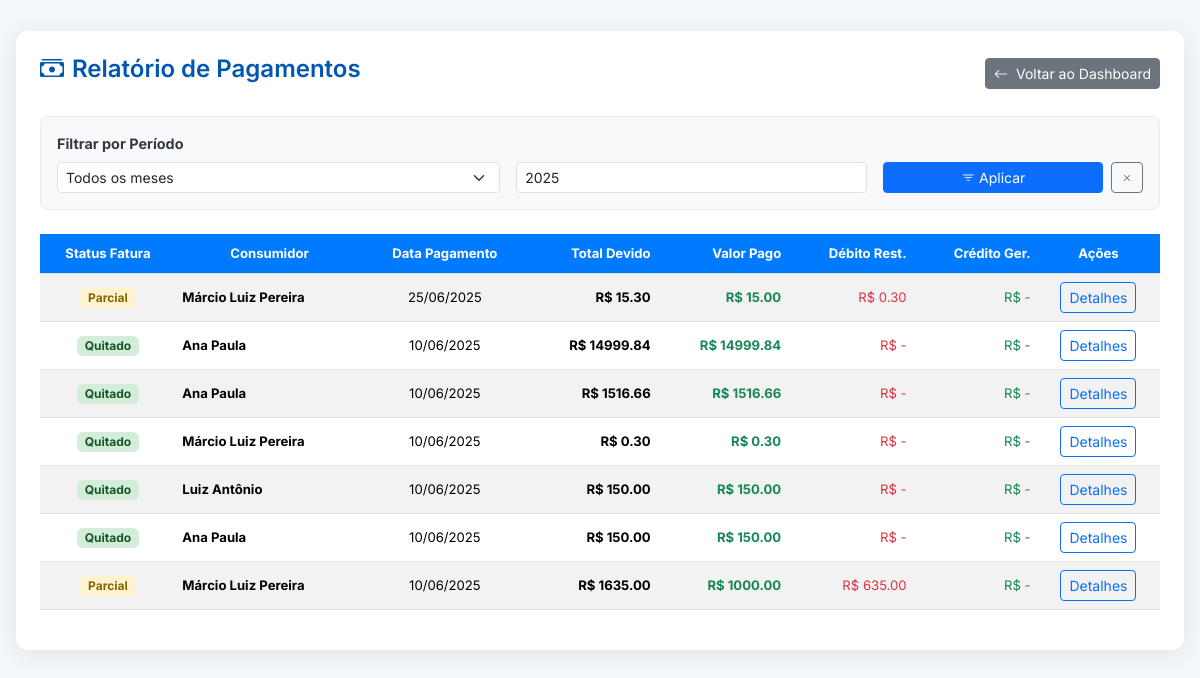
Page /listar-pagamentos (signed in) on the earlier database version.
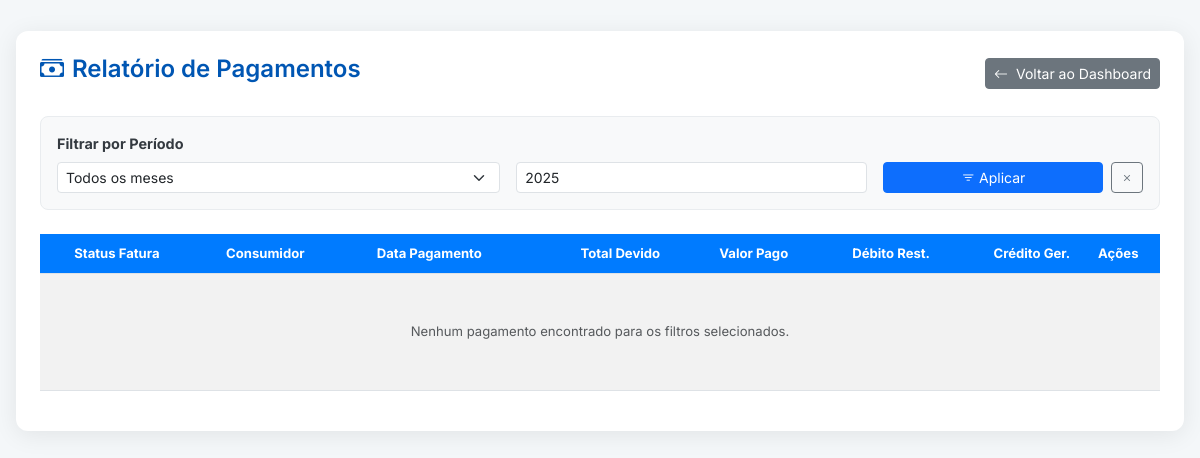
Same page on the later database version.
### tables this page shows
CREATE TABLE pagamentos (
    id INTEGER PRIMARY KEY AUTOINCREMENT,
    leitura_id INTEGER NOT NULL,
    consumidor_id INTEGER NOT NULL,
    data_pagamento DATE NOT NULL,
    forma_pagamento TEXT NOT NULL,
    valor_pago REAL NOT NULL,
    dias_atraso INTEGER,
    valor_multa REAL,
    valor_juros REAL,
    total_corrigido REAL,
    saldo_devedor REAL,
    saldo_credor REAL,
    FOREIGN KEY (leitura_id) REFERENCES leituras (id),
    FOREIGN KEY (consumidor_id) REFERENCES consumidores (id)
);

CREATE TABLE consumidores (
    id INTEGER PRIMARY KEY AUTOINCREMENT,
    nome TEXT NOT NULL,
    cpf TEXT UNIQUE,
    rg TEXT,
    endereco TEXT NOT NULL,
    telefone TEXT,
    hidrometro_num TEXT UNIQUE NOT NULL
);

### app.py (the view)
@app.route('/listar-pagamentos')
@login_required
def listar_pagamentos():
    try:
        db = get_db()
        page = request.args.get('page', 1, type=int)
        mes_filtro = request.args.get('mes', '')
        ano_filtro = request.args.get('ano', '')
        PER_PAGE = 20
        offset = (page - 1) * PER_PAGE
        base_query = "FROM pagamentos p JOIN consumidores c ON p.consumidor_id = c.id"
        conditions = []
        params = {}
        if mes_filtro:
            conditions.append("strftime('%m', p.data_pagamento) = :mes")
            params['mes'] = mes_filtro.zfill(2)
        if ano_filtro:
            conditions.append("strftime('%Y', p.data_pagamento) = :ano")
            params['ano'] = ano_filtro
        params['limit'] = PER_PAGE
        params['offset'] = offset
        where_clause = ""
        if conditions:
            where_clause = " WHERE " + " AND ".join(conditions)
        summary_query = f"SELECT COUNT(p.id), COALESCE(SUM(p.valor_pago), 0) {base_query} {where_clause}"
        params_summary = {k: v for k, v in params.items() if k not in ['limit', 'offset']}
        total_pagamentos_periodo, valor_arrecadado_periodo = db.execute(summary_query, params_summary).fetchone()
        data_query = f"SELECT p.*, c.nome {base_query} {where_clause} ORDER BY p.data_pagamento DESC, p.id DESC LIMIT :limit OFFSET :offset"
        pagamentos = db.execute(data_query, params).fetchall()
        total_items = total_pagamentos_periodo
        total_pages = math.ceil(total_items / PER_PAGE) if total_items > 0 else 1
        pagination = {
            "page": page, "total_pages": total_pages,
            "has_prev": page > 1, "has_next": page < total_pages
        }
        return render_template(
            'listar_pagamentos.html',
            pagamentos=pagamentos,
            pagination=pagination,
            mes_filtro=mes_filtro,
            ano_filtro=ano_filtro,
            ano_atual=datetime.now().year,
            total_pagamentos_periodo=total_pagamentos_periodo,
            valor_arrecadado_periodo=valor_arrecadado_periodo
        )
    except Exception as e:
        app.logger.error(f"Erro ao listar pagamentos: {e}", exc_info=True)
        flash("Ocorreu um erro ao carregar o relatório de pagamentos.", "danger")
        return redirect(url_for('dashboard'))

### app.py (called while the page is built)
def get_db():
    if 'db' not in g:
        g.db = sqlite3.connect(DATABASE)
        g.db.row_factory = sqlite3.Row
    return g.db

def login_required(f):
    @wraps(f)
    def decorated_function(*args, **kwargs):
        if 'usuario' not in session:
            flash('Você precisa estar logado para acessar esta página.', 'warning')
            return redirect(url_for('login'))
        return f(*args, **kwargs)
    return decorated_function

### templates/listar_pagamentos.html (shortened to what the changed rows need)
<!DOCTYPE html>
<html lang="pt-BR">
<head>
    <link href="https://cdn.jsdelivr.net/npm/bootstrap@5.3.3/dist/css/bootstrap.min.css" rel="stylesheet" />
    <link href="https://cdn.jsdelivr.net/npm/bootstrap-icons@1.11.3/font/bootstrap-icons.min.css" rel="stylesheet">
</head>
<body>
    <div class="container-fluid">
        <div class="main-card">
            <div class="table-responsive">
                <table class="table table-striped table-hover align-middle">
                    <thead>
                        <tr>
                            <th>Status Fatura</th>
                            <th>Consumidor</th>
                            <th>Data Pagamento</th>
                            <th class="text-numeric">Total Devido</th>
                            <th class="text-numeric">Valor Pago</th>
                            <th class="text-numeric">Débito Rest.</th>
                            <th class="text-numeric">Crédito Ger.</th>
                            <th>Ações</th>
                        </tr>
                    </thead>
                    <tbody>
                        {% for p in pagamentos %}
                        <tr>
                            <td>
                                {% if p.saldo_devedor > 0.01 %}
                                    <span class="badge status-parcial">Parcial</span>
                                {% else %}
                                    <span class="badge status-quitado">Quitado</span>
                                {% endif %}
                            </td>
                            <td class="text-start fw-bold">{{ p.nome }}</td>
                            <td>
                                {% set date_parts = p.data_pagamento.split('-') %}
                                {{ date_parts[2] }}/{{ date_parts[1] }}/{{ date_parts[0] }}
                            </td>
                            <td class="text-numeric fw-bold">R$ {{ "%.2f"|format(p.total_corrigido|float) }}</td>
                            <td class="text-numeric fw-bold text-success">R$ {{ "%.2f"|format(p.valor_pago|float) }}</td>
                            <td class="text-numeric text-danger">R$ {{ "%.2f"|format(p.saldo_devedor|float) if p.saldo_devedor > 0 else '-' }}</td>
                            <td class="text-numeric text-success">R$ {{ "%.2f"|format(p.saldo_credor|float) if p.saldo_credor > 0 else '-' }}</td>
                            <td>
                                <a href="{{ url_for('gerar_comprovante_pdf', leitura_id=p.leitura_id) }}" class="btn btn-sm btn-outline-primary">Detalhes</a>
                            </td>
                        </tr>
                        {% else %}
                        <tr>
                           <td colspan="8" class="text-center p-5 text-muted">
                               Nenhum pagamento encontrado para os filtros selecionados.
                           </td>
                        </tr>
                        {% endfor %}
                    </tbody>
                </table>
            </div>
        </div>
    </div>
</body>
</html>

Differences in the rows shown:
removed pagamentos: shows "Parcial", nome "Márcio Luiz Pereira", date_parts "25", date_parts "06", date_parts "2025", total_corrigido "15.30", valor_pago "15.00", saldo_devedor "0.30", saldo_credor "-"
removed pagamentos: shows "Quitado", nome "Ana Paula", date_parts "10", date_parts "06", date_parts "2025", total_corrigido "14999.84", valor_pago "14999.84", saldo_devedor "-", saldo_credor "-"
removed pagamentos: shows "Quitado", nome "Ana Paula", date_parts "10", date_parts "06", date_parts "2025", total_corrigido "1516.66", valor_pago "1516.66", saldo_devedor "-", saldo_credor "-"
removed pagamentos: shows "Quitado", nome "Márcio Luiz Pereira", date_parts "10", date_parts "06", date_parts "2025", total_corrigido "0.30", valor_pago "0.30", saldo_devedor "-", saldo_credor "-"
removed pagamentos: shows "Quitado", nome "Luiz Antônio", date_parts "10", date_parts "06", date_parts "2025", total_corrigido "150.00", valor_pago "150.00", saldo_devedor "-", saldo_credor "-"
removed pagamentos: shows "Quitado", nome "Ana Paula", date_parts "10", date_parts "06", date_parts "2025", total_corrigido "150.00", valor_pago "150.00", saldo_devedor "-", saldo_credor "-"
removed pagamentos: shows "Parcial", nome "Márcio Luiz Pereira", date_parts "10", date_parts "06", date_parts "2025", total_corrigido "1635.00", valor_pago "1000.00", saldo_devedor "635.00", saldo_credor "-"
Other differences:
text now shown: "Nenhum pagamento encontrado para os filtros selecionados."
